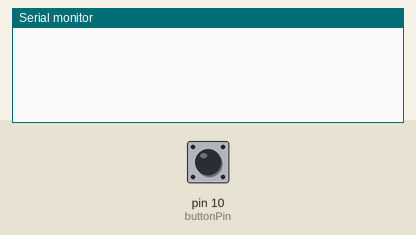
The sketch below on a simulated Arduino Uno, built with avr-gcc and run on an emulated ATmega328P. On the bench: the last lines printed to the serial monitor. The test bench sets the inputs (shaded band); at power-on: pin 10 (buttonPin) HIGH.

Above: at 1.2 s.
1.3 s: pin 10 (buttonPin) pulled LOW for 0.15 s
At 2.6 s:
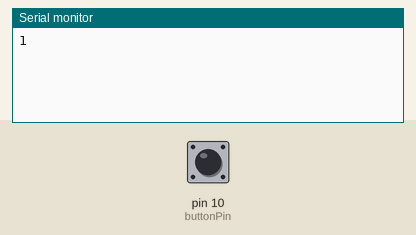
2.9 s: pin 10 (buttonPin) pulled LOW for 1 s
At 5.1 s:
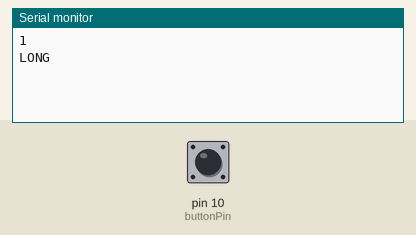
5.4 s: pin 10 (buttonPin) pulled LOW for 0.15 s
At 7.1 s:
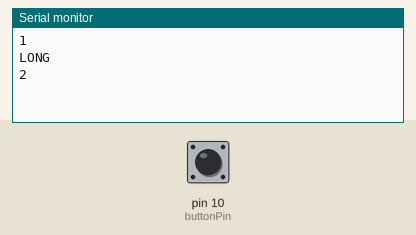

Measured:
- after the input at 1.3 s, the serial monitor: prints a new line after 0.18 s (image 1)
- after the input at 2.9 s, the serial monitor: prints a new line after 1.0 s (image 2)
- after the input at 5.4 s, the serial monitor: prints a new line after 0.18 s (image 3)

The sketch:

BBBUUUTTTOOONNN.ino
```cpp
const int buttonPin=10;// вывод кнопки 0 нажата 1 нет
uint32_t last_millis; // переменные: последний  millis
int i;
uint8_t botton(){
  if (digitalRead(buttonPin) == 1){ // кнопка не нажата
     last_millis = millis();
     return 0;}
   delay(30);
   while (digitalRead(buttonPin) == 0);
   delay(30);
   if (last_millis+65 > millis()){ // ложное срабатывание
     //Serial.println(millis()-last_millis);
     last_millis = millis();
     return 0;}
   if (last_millis+500 > millis()){ // короткое нажатие меньше 0.30 сек
     //Serial.println(millis()-last_millis);
     last_millis = millis();
     return 1;}
   //Serial.println(millis()-last_millis);
   last_millis = millis(); // длинное нажатие больше 0.30 сек
   return 2;
}


void setup()
{
  Serial.begin(9600); // Запускаем последовательный порт
  pinMode(buttonPin, INPUT_PULLUP); // вывод на ввод с подтягивающим резистром
  last_millis = millis();
}
void loop()
 {
   switch (botton()) {
      case 1:  i++;
      Serial.println(i);
         break;
     case 2:  Serial.println("LONG");
         break;
   }
 }
```
